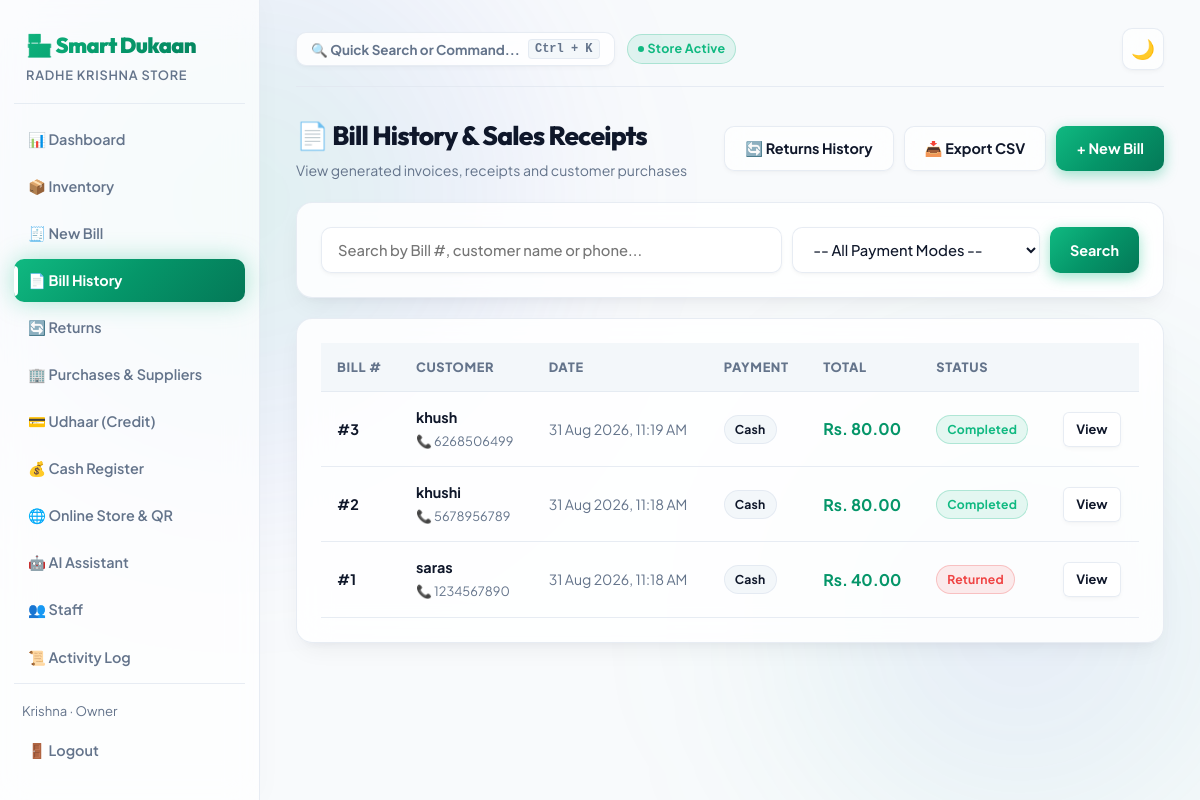
/billing/ (signed in), run on the app's committed database.
### accounts/models.py (models this page shows, shortened)
class Profile(models.Model):
    ROLE_CHOICES = (
        ("owner", "Owner"),
        ("staff", "Staff"),
    )
    user = models.OneToOneField(User, on_delete=models.CASCADE, related_name="profile")
    shop = models.ForeignKey(Shop, on_delete=models.CASCADE, related_name="staff_members", null=True, blank=True)
    role = models.CharField(max_length=10, choices=ROLE_CHOICES, default="owner")
    phone = models.CharField(max_length=15, blank=True)

class Shop(models.Model):
    name = models.CharField(max_length=150)
    address = models.CharField(max_length=255, blank=True)
    owner = models.ForeignKey(User, on_delete=models.CASCADE, related_name="owned_shops")
    upi_id = models.CharField(max_length=100, blank=True, default="shopkeeper@upi", help_text="UPI ID for on-screen QR Code payments")
    created_at = models.DateTimeField(auto_now_add=True)

### billing/models.py (models this page shows, shortened)
class Bill(models.Model):
    PAYMENT_CHOICES = (
        ("cash", "Cash"),
        ("upi", "UPI"),
        ("card", "Card"),
        ("udhaar", "Udhaar (Credit)"),
    )
    shop = models.ForeignKey(Shop, on_delete=models.CASCADE, related_name="bills")
    customer = models.ForeignKey(Customer, on_delete=models.SET_NULL, null=True, blank=True, related_name="bills")
    customer_name_snapshot = models.CharField(max_length=120, blank=True)
    customer_phone_snapshot = models.CharField(max_length=15, blank=True)
    subtotal = models.DecimalField(max_digits=10, decimal_places=2, default=0)
    discount = models.DecimalField(max_digits=10, decimal_places=2, default=0)
    gst_percent = models.DecimalField(max_digits=5, decimal_places=2, default=0)
    total_amount = models.DecimalField(max_digits=10, decimal_places=2, default=0)
    payment_mode = models.CharField(max_length=10, choices=PAYMENT_CHOICES, default="cash")
    points_earned = models.IntegerField(default=0, help_text="Loyalty reward points earned on this bill")
    points_redeemed = models.IntegerField(default=0, help_text="Loyalty points redeemed as discount")
    whatsapp_sent = models.BooleanField(default=False)
    date = models.DateTimeField(auto_now_add=True)
    class Meta:
        ordering = ["-date"]

### billing/views.py (the view)
# urls.py: path("", views.bill_list, name="bill_list"),
@login_required
def bill_list(request):
    shop = request.user.profile.shop
    bills = Bill.objects.filter(shop=shop)
    query = request.GET.get("q", "").strip()
    payment_filter = request.GET.get("payment_mode", "")
    if query:
        bills = bills.filter(
            Q(id__icontains=query) |
            Q(customer_name_snapshot__icontains=query) |
            Q(customer_phone_snapshot__icontains=query)
        )
    if payment_filter:
        bills = bills.filter(payment_mode=payment_filter)
    paginator = Paginator(bills, 15)
    page_number = request.GET.get("page")
    page_obj = paginator.get_page(page_number)
    return render(request, "billing/bill_list.html", {
        "bills": page_obj,
        "page_obj": page_obj,
        "query": query,
        "payment_filter": payment_filter,
    })

### templates/billing/bill_list.html (shortened to what this page needs)
{% extends "base.html" %}
{% block content %}
<div style="display:flex; justify-content:space-between; align-items:center; margin-bottom:20px;">
  <div>
    <h2>📄 Bill History & Sales Receipts</h2>
    <div style="color:var(--text-muted); font-size:0.88rem; margin-top:2px;">View generated invoices, receipts and customer purchases</div>
  </div>
  <div style="display:flex; gap:10px;">
    <a href="{% url 'billing:bill_return_list' %}" class="btn">🔄 Returns History</a>
    <a href="{% url 'dashboard:export_sales_csv' %}" class="btn" title="Download Sales as CSV/Excel">📥 Export CSV</a>
    <a href="{% url 'billing:bill_create' %}" class="btn btn-primary">+ New Bill</a>
  </div>
</div>
<div class="card" style="margin-bottom:20px;">
  <form method="get" style="display:flex; flex-wrap:wrap; gap:10px;">
    <input type="text" name="q" value="{{ query }}" placeholder="Search by Bill #, customer name or phone..." style="flex:2; min-width:200px;">
    <select name="payment_mode" style="flex:1; min-width:140px;">
      <option value="">-- All Payment Modes --</option>
    </select>
    <button type="submit" class="btn btn-primary">Search</button>
  </form>
</div>
<div class="card">
  {% if bills %}
  <table>
    <thead><tr><th>Bill #</th><th>Customer</th><th>Date</th><th>Payment</th><th>Total</th><th>Status</th><th></th></tr></thead>
    <tbody>
      {% for b in bills %}
      <tr>
        <td><strong>#{{ b.id }}</strong></td>
        <td>
          <div><strong>{{ b.customer_name_snapshot|default:"Walk-in" }}</strong></div>
          {% if b.customer_phone_snapshot %}<span style="font-size:0.8rem; color:var(--text-muted);">📞 {{ b.customer_phone_snapshot }}</span>{% endif %}
        </td>
        <td style="font-size:0.88rem; color:var(--text-muted);">{{ b.date|date:"d M Y, h:i A" }}</td>
        <td>
          <span class="badge" style="background:var(--surface-hover); border:1px solid var(--border);">{{ b.get_payment_mode_display }}</span>
        </td>
        <td><strong style="color:var(--primary); font-size:1rem;">Rs. {{ b.total_amount|floatformat:2 }}</strong></td>
        <td>
          {% if b.returns.all %}
          <span class="badge badge-danger">Returned</span>
          {% elif b.whatsapp_sent %}
          <span class="badge badge-success">✓ WhatsApp</span>
          {% else %}
          <span class="badge badge-success">Completed</span>
          {% endif %}
        </td>
        <td><a href="{% url 'billing:bill_detail' b.id %}" class="btn btn-sm">View</a></td>
      </tr>
      {% endfor %}
    </tbody>
  </table>
  {% else %}
  <div class="empty-state">
    <div style="font-size:2.5rem; margin-bottom:8px;">🧾</div>
    <p>No bills found. Create your first bill!</p>
    <a href="{% url 'billing:bill_create' %}" class="btn btn-primary" style="margin-top:12px;">+ Create New Bill</a>
  </div>
  {% endif %}
</div>
{% endblock %}

### templates/base.html (shortened to what this page needs)
{% load static %}
<!DOCTYPE html>
<html lang="en">
<head>
  <link rel="stylesheet" href="{% static 'css/style.css' %}?v=4">
</head>
<body>
  {% if user.is_authenticated %}
  <div class="app-shell">
    <aside class="sidebar">
      <div class="brand">🏪 Smart Dukaan</div>
      <div class="brand-sub">{{ user.profile.shop.name }}</div>
      <a href="{% url 'dashboard:home' %}" class="nav-link {% if request.resolver_match.url_name == 'home' %}active{% endif %}">📊 Dashboard</a>
      <a href="{% url 'inventory:product_list' %}" class="nav-link {% if 'inventory' in request.path %}active{% endif %}">📦 Inventory</a>
      <a href="{% url 'billing:bill_create' %}" class="nav-link {% if request.path == '/billing/new/' %}active{% endif %}">🧾 New Bill</a>
      <a href="{% url 'billing:bill_list' %}" class="nav-link {% if request.path == '/billing/' %}active{% endif %}">📄 Bill History</a>
      <a href="{% url 'billing:bill_return_list' %}" class="nav-link {% if 'returns' in request.path or 'return' in request.path %}active{% endif %}">🔄 Returns</a>
      <a href="{% url 'purchases:supplier_list' %}" class="nav-link {% if 'purchases' in request.path %}active{% endif %}">🏢 Purchases & Suppliers</a>
      <a href="{% url 'udhaar:customer_list' %}" class="nav-link {% if 'udhaar' in request.path %}active{% endif %}">💳 Udhaar (Credit)</a>
      <a href="{% url 'billing:cash_register' %}" class="nav-link {% if 'cash-register' in request.path %}active{% endif %}">💰 Cash Register</a>
      {% if user.profile.shop %}
      <a href="{% url 'dashboard:store_qr_standee' user.profile.shop.id %}" class="nav-link {% if 'qr' in request.path %}active{% endif %}">🌐 Online Store & QR</a>
      {% endif %}
      <a href="{% url 'dashboard:ai_chat' %}" class="nav-link {% if 'assistant' in request.path %}active{% endif %}">🤖 AI Assistant</a>
      {% if user.profile.role == 'owner' %}
      <a href="{% url 'accounts:staff_list' %}" class="nav-link {% if 'staff' in request.path %}active{% endif %}">👥 Staff</a>
      <a href="{% url 'accounts:audit_log' %}" class="nav-link {% if 'audit-log' in request.path %}active{% endif %}">📜 Activity Log</a>
      {% endif %}
      <div class="sidebar-footer">
        <div style="font-size:0.82rem; color:var(--text-muted); padding: 0 8px 8px;">{{ user.first_name|default:user.username }} · {{ user.profile.role|title }}</div>
        <a href="{% url 'accounts:logout' %}" class="nav-link">🚪 Logout</a>
      </div>
    </aside>
    <main class="main">
      <div class="topbar">
        <div style="display:flex; align-items:center; gap:12px;">
          <button type="button" id="btn-command-palette-trigger" class="btn" style="padding:6px 14px; font-size:0.84rem; display:flex; align-items:center; gap:8px; background:var(--surface); border:1px solid var(--border); color:var(--text-muted); cursor:pointer;">
            <span>🔍 Quick Search or Command...</span>
            <kbd style="padding:2px 6px; font-size:0.75rem; background:var(--surface-hover); border:1px solid var(--border); border-radius:4px;">Ctrl + K</kbd>
          </button>
          <span class="badge badge-success" style="font-size:0.78rem; display:inline-flex; align-items:center; gap:4px;">
            <span style="width:6px; height:6px; border-radius:50%; background:#10b981; display:inline-block;"></span> Store Active
          </span>
        </div>
        <button class="theme-toggle" id="theme-toggle-btn" title="Toggle dark/light mode">🌙</button>
      </div>
      {% block content %}{% endblock %}
    </main>
  </div>
  {% endif %}
</body>
</html>

### data on the page
Bill: id "3", customer_name_snapshot "khush", customer_phone_snapshot "6268506499", date "31 Aug 2026, 11:19 AM", payment_mode "Cash", total_amount "80.00", whatsapp_sent "Completed"
Bill: id "2", customer_name_snapshot "khushi", customer_phone_snapshot "5678956789", date "31 Aug 2026, 11:18 AM", payment_mode "Cash", total_amount "80.00", whatsapp_sent "Completed"
Bill: id "1", customer_name_snapshot "saras", customer_phone_snapshot "1234567890", date "31 Aug 2026, 11:18 AM", payment_mode "Cash", total_amount "40.00", shows "Returned"

### other printed values
{{ user.profile.shop.name }} "RADHE KRISHNA STORE"
{{ user.first_name|default:user.username }} "Krishna"
{{ user.profile.role|title }} "Owner"
